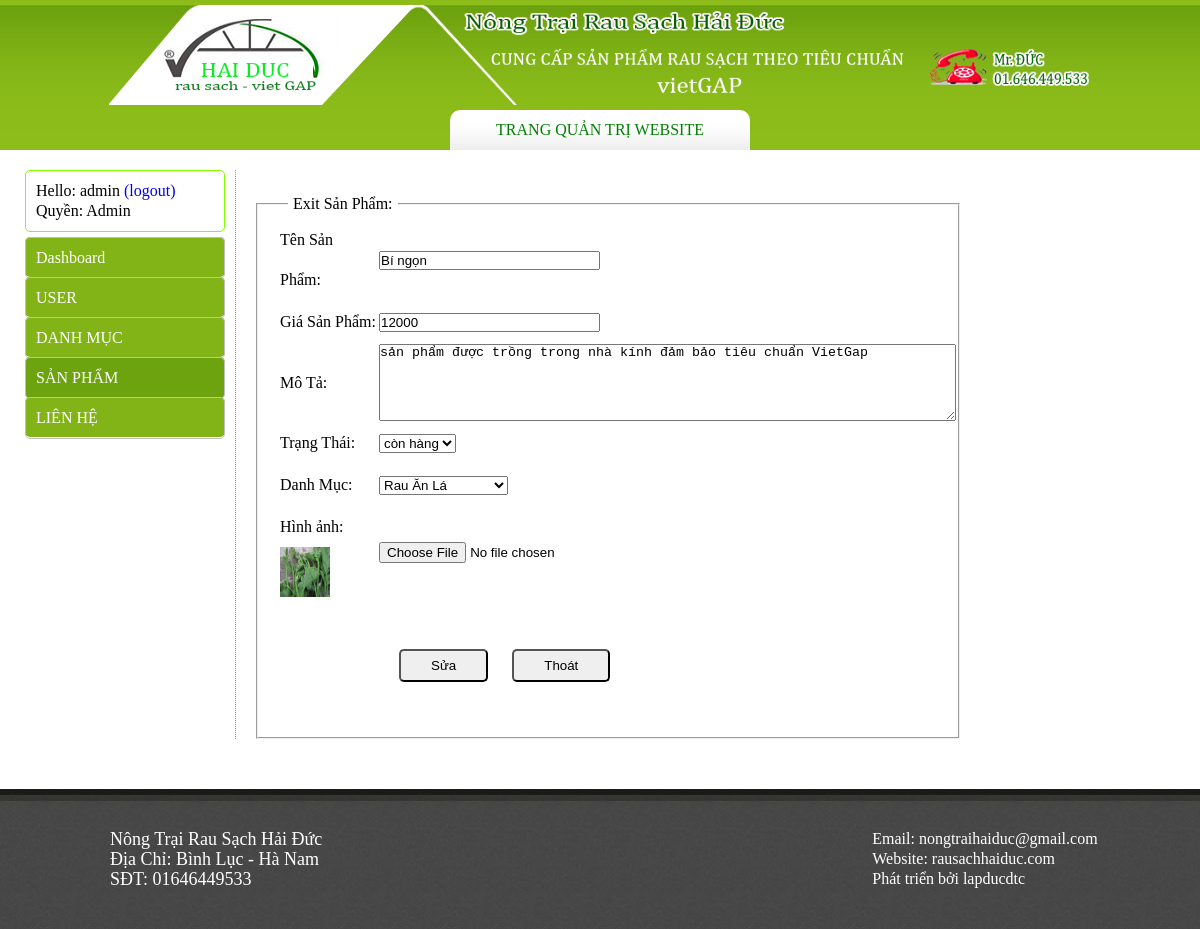
The page /admin/index.php?m=sanpham&a=edit_sp&id=1 (signed in) on the database its author committed.
### tables this page shows
CREATE TABLE `sanpham` (
  `sp_id` int(10) NOT NULL,
  `cat_id` varchar(10) NOT NULL,
  `user_id` int(10) NOT NULL,
  `sp_name` varchar(50) NOT NULL,
  `sp_gia` int(50) NOT NULL,
  `sp_mota` char(254) NOT NULL,
  `sp_trangthai` int(2) NOT NULL
);

CREATE TABLE `image` (
  `img_id` int(10) NOT NULL,
  `sp_id` int(10) NOT NULL,
  `url` char(254) NOT NULL
);

### database/sanpham.php (called while the page is built, shortened)
<?php
    class sanpham extends Database
    {
        public function get_spdm($l)
        {
            $sql = "select sanpham.*,danhmucsp.cat_name,image.url,user.user_name from sanpham,danhmucsp,image,user where danhmucsp.cat_id=sanpham.cat_id and image.sp_id = sanpham.sp_id and user.user_id = sanpham.user_id $l";
            $this->query($sql);
            if($this->num_rows()==0)
            {
                $data=0;
            }
            else
            {
                while($row=$this->fetch())
                {
                    $data[] = $row;
                }
            }
            return $data;
        }
    }
?>

### database/Database.php (called while the page is built, shortened)
<?php
    class Database
    {
        private $result = NULL;
        public function query($sql)
        {
            $this->result = mysql_query($sql);
        }
        public function fetch()
        {
            if($this->result)
            {
                $data = mysql_fetch_assoc($this->result);
            }
            else
            {
                $data = 0;
            }
            return $data;
        }
        public function num_rows()
        {
            if ($this->result)
            {
                $row = mysql_num_rows($this->result);
            }
            else
            {
                return $row = 0;
            }
            return $row;
        }
    }
?>

### database/danhmucsp.php (called while the page is built, shortened)
<?php
    class danhmucsp extends Database
    {
        public function getall_cat()
        {
            $sql = "select * from danhmucsp ORDER BY cat_id ASC";
            $this->query($sql);
            if($this->num_rows()==0)
            {
                $data=0;
            }
            else
            {
                while($row=$this->fetch())
                {
                    $data[] = $row;
                }
            }
            return $data;
        }
    }
?>

### admin/model/sanpham/edit_sp.php (the view, shortened to what this page needs)
<div id="content">
    <form action="<?php echo '?m=sanpham&a=edit_sp&id='.$_GET['id'];?>" method="POST" enctype="multipart/form-data">
    <fieldset>
        <legend style="text-align: left; padding:5px; margin-left: 30px;">Exit Sản Phẩm: </legend>
        <table >
            <?php
                $i = $_GET['id'];
                $sp = new sanpham;
                $l = "and sanpham.sp_id = $i";
                $data = $sp->get_spdm($l);
                if($data!=0)
                {
                foreach($data as $item){
            ?>
            <tr >
                <td>Tên Sản Phẩm: </td>
                <td><input type="text" size="25" name="tensp" value="<?php echo $item['sp_name'];?>" /></td>
            </tr>
            <tr>
                <td>Giá Sản Phẩm: </td>
                <td><input type="text" size="25" name="giasp" value="<?php echo $item['sp_gia'];?>" /></td>
            </tr>
            <tr>
                <td>Mô Tả: </td>
                <td><textarea rows="5" name="mota" cols="70"><?php echo $item['sp_mota'];?></textarea></td>
            </tr>
            <tr>
                <td>Trạng Thái: </td>
                <td>
                    <select name="trangthai">
                    <?php
                        if($item['sp_trangthai']==1)
                        {
                            echo "
                            <option>còn hàng</option>
                            <option>hết hảng</option>";
                        }
                    ?>
                    </select>
                </td>
            </tr>
            <tr>
                <td>Danh Mục: </td>
                <td>
                    <select name="danhmuc">
                        <?php
                        $dm = new danhmucsp;
                        $data1 = $dm->getall_cat();
                        if($data1!=0)
                        {
                            foreach($data1 as $it)
                            {
                                echo "<option>".$it["cat_name"]."</option>";
                            }
                        }
                        ?>
                    </select>
                </td>
            </tr>
            <tr>
                <td>Hình ảnh: <img style="width: 50; height: 50;" src="widgets/upload/<?php echo $item['url'];?>" /></td>
                <td><input type="file" name="img" /></td>
            </tr>
            <tr>
                <td></td>
                <td>
                    <input class="buttom" type="submit" value="Sửa" name="edit" />
                    <input class="buttom" type="submit" value="Thoát" name="exit"/>
                </td>
            </tr>
        <?php
        }
                }
        ?>
        </table>
    </fieldset>
    </form>
</div>

### admin/widgets/style.css (style rules this page uses)
* { margin: 0px;padding: 0px; }
#content { width: 900px; min-height: 500px; padding-top: 20px; border-left: 1px dotted lime; float: left; padding-left: 20px; margin-bottom: 50px; }
table { padding-left: 20px; line-height: 40px; }
fieldset { width: 700px; padding-bottom: 50px; }
.buttom { margin-left: 20px; margin-top: 50px; padding: 7px 30px; border-radius: 5px; cursor: hand; }

### rows shown on the page
sanpham: tensp "Bí ngọn", giasp "12000", mota "sản phẩm được trồng trong nhà kính đảm bảo tiêu chuẩn VietGap", trangthai "còn hàng", image.url (picture)

### other values the page prints
$_SESSION['username'] "admin"
form field danhmuc "Rau Ăn Lá"
